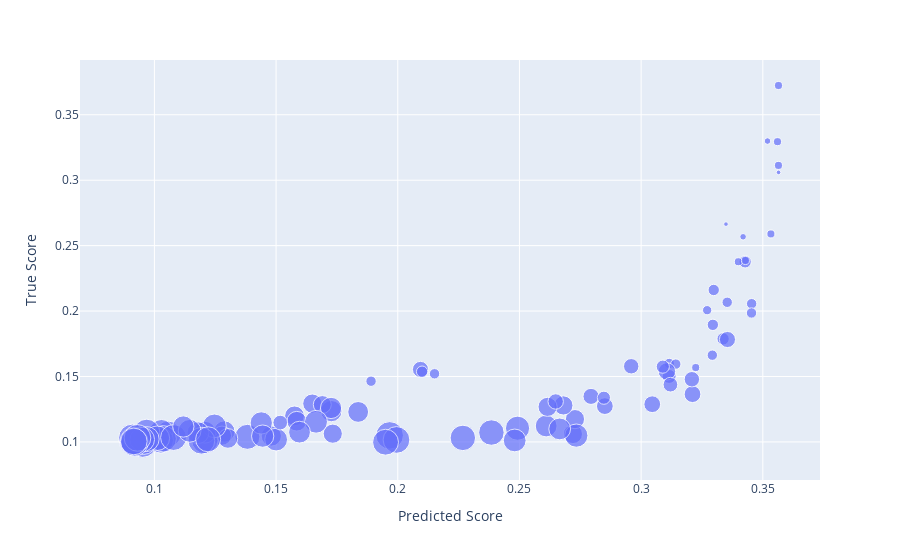

Source (notebook cell):
### Code cell
px.scatter(df, x="Predicted Score", y="True Score", size="Subset Size")
